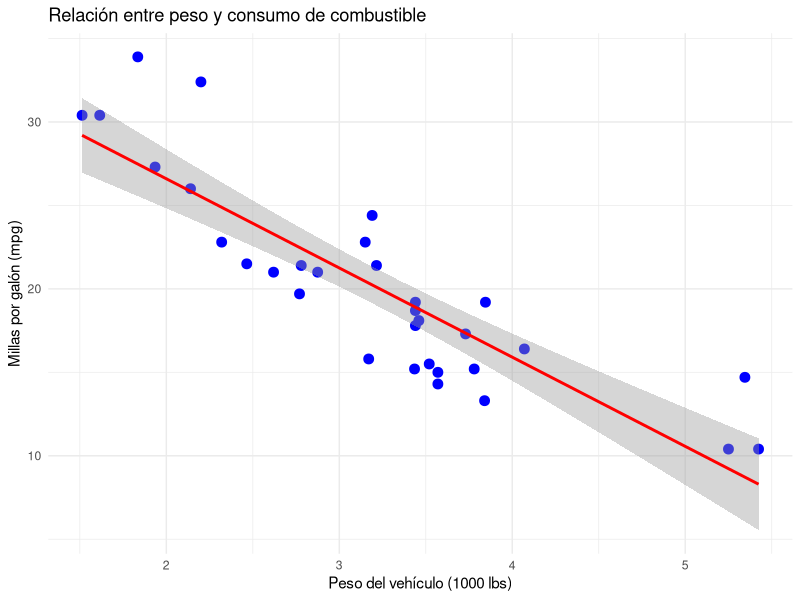
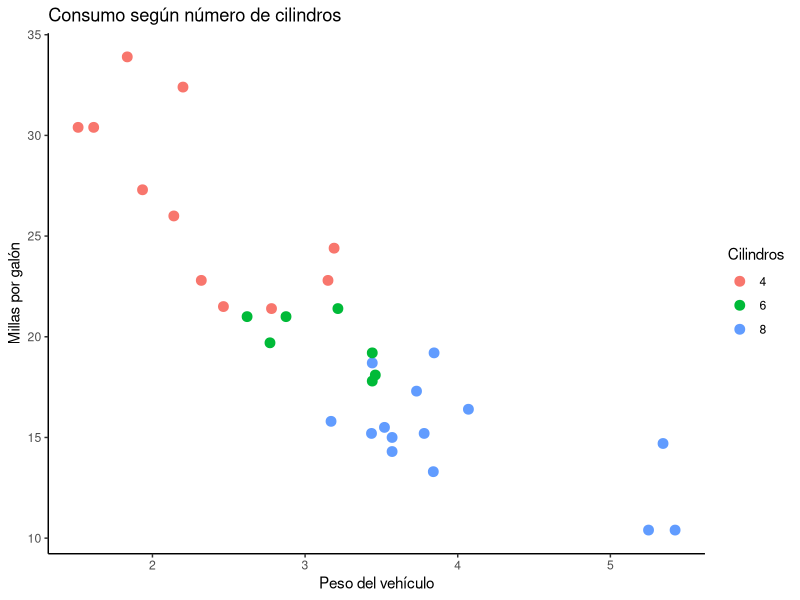

Reproduce these figures in R, in order.
## ---- chunk 1
# Instalar si aún no lo tienes
#install.packages("ggplot2")

# Cargar la librería
library(ggplot2)
## ---- chunk 2
# Gráfico de dispersión: relación entre peso (wt) y rendimiento (mpg)
ggplot(data = mtcars, aes(x = wt, y = mpg)) +
  geom_point(color = "blue", size = 3) +        # puntos
  geom_smooth(method = "lm", col = "red") +     # línea de regresión
  labs(
    title = "Relación entre peso y consumo de combustible",
    x = "Peso del vehículo (1000 lbs)",
    y = "Millas por galón (mpg)"
  ) +
  theme_minimal()
## ---- chunk 3
ggplot(data = mtcars, aes(x = wt, y = mpg, color = factor(cyl))) +
  geom_point(size = 3) +
  labs(
    title = "Consumo según número de cilindros",
    x = "Peso del vehículo",
    y = "Millas por galón",
    color = "Cilindros"
  ) +
  theme_classic()
